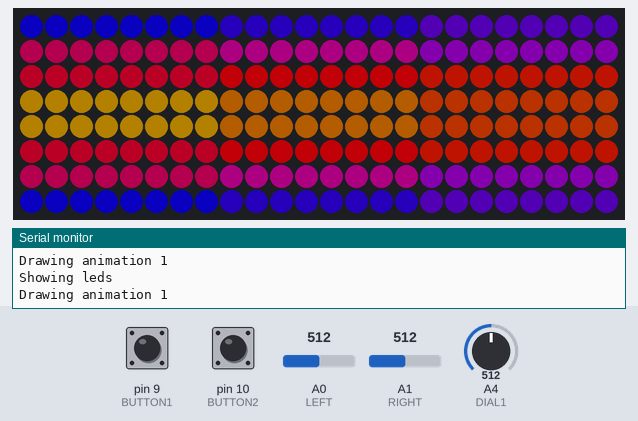
Bench run of a sketch on a simulated Arduino Uno, built with avr-gcc and run on an emulated ATmega328P. Parts: 24×8 RGB LED matrix (first LED top left, wired row by row), the last lines printed to the serial monitor. Inputs (shaded band) come from the test bench; at power-on: pin 9 (BUTTON1) LOW, A0 (LEFT) = 512, pin 10 (BUTTON2) LOW, A1 (RIGHT) = 512, A4 (DIAL1) = 512. Dim RGB values are drawn brighter than linear.

Above: at 1.2 s.
1.3 s: pin 9 (BUTTON1) pulled HIGH for 0.15 s
At 2.3 s:
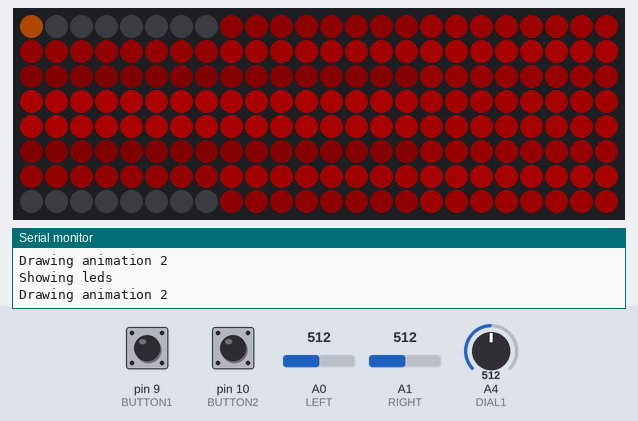
2.9 s: A0 (LEFT) set to 522
At 3.8 s:
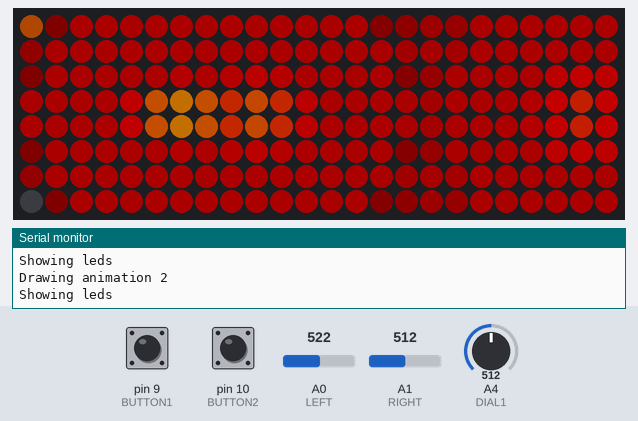
4.4 s: pin 9 (BUTTON1) pulled HIGH for 1 s
At 4.64 s:
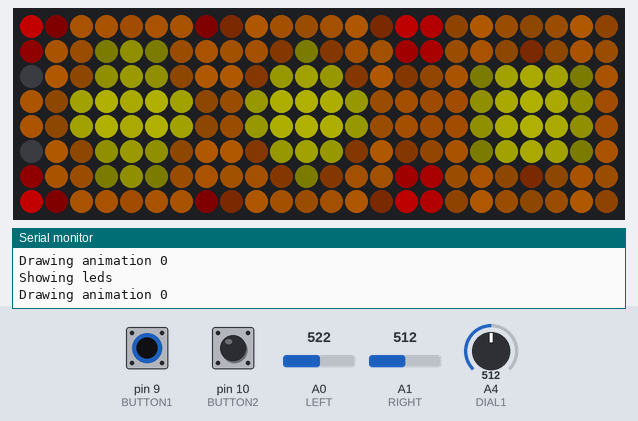
6.0 s: A0 (LEFT) set to 0
At 6.27 s:
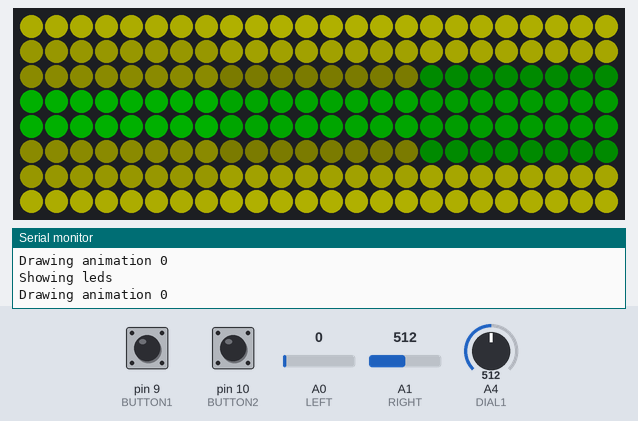
8.5 s: pin 9 (BUTTON1) pulled HIGH for 0.15 s
At 8.87 s:
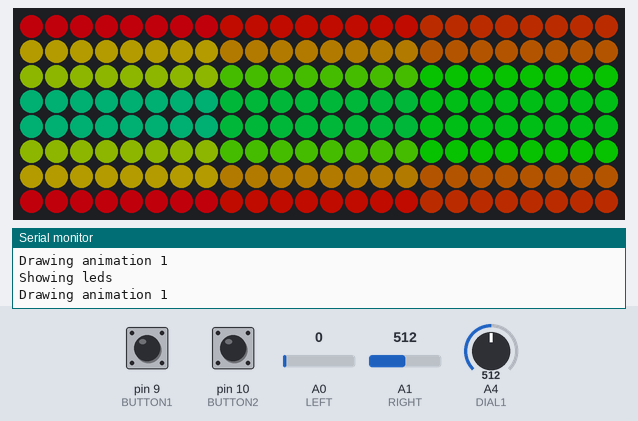
Timing chart, 0 to 11.5 s (numbered marks = the images above; inputs shaded):
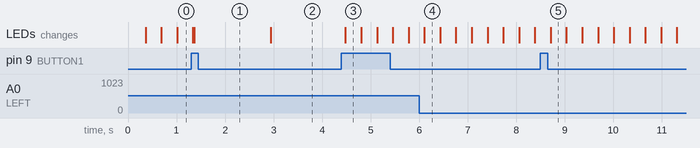

The sketch:

led_box.ino
```cpp
#include "FastLED.h"
#include "Time.h"
//#include "show.h"
#include "sexysine.h"

#define MAXINPUT 1023.0

#define DATA_PIN 13

#define BUTTON1 9
#define BUTTON2 10
#define DIAL1 4
#define DIAL2 5

#define WIDTH 24
#define HEIGHT 8
#define NUM_LEDS WIDTH * HEIGHT

#define SWITCH_ENABLED false

char brightness[NUM_LEDS];


CRGB *leds;

sexysine *_sexysine;

void setup() {
  // For debugging

  pinMode(BUTTON1, INPUT);
  pinMode(BUTTON2, INPUT);
  //pinMode(DIAL1, INPUT);

  _sexysine = new sexysine(WIDTH, HEIGHT);
  leds = _sexysine->getLeds();

  //FastLED.show();
}


// Needs http://www.pjrc.com/teensy/td_libs_Time.html
int lastTime = now();
int currentDisplay = 1;
int previousDisplay = 0;
float currentBrightness = 1.0;
float previousBrightness = 0;
int transitionTime = 0;
boolean inTransition = false;

#define DELAY_BETWEEN_ANIMATIONS 10
#define TRANSITION_DURATION 5.0

int lastDial1 = 0;
boolean changeAnimation = false;
float speedDial = 1.0;
boolean button1Down = false;

void loop() {
  // Read the audio data
  _sexysine->readMSGEQ7();

  int currentTime = now();

  // Check for button press
  if(digitalRead(BUTTON1) == HIGH) {
    if(button1Down == false) {
      Serial.println("Button1 was pressed");
      changeAnimation = true;
      button1Down = true;
    }
  } else {
    button1Down = false;
  }

  if(digitalRead(BUTTON2) == HIGH) {
    Serial.println("Button2 was pressed");
  }
  int dial1 = analogRead(DIAL1);
  if(dial1 > 900) dial1 = 900;
  speedDial = 1.0 + 3.0*((float)dial1/900.0);
  //Serial.println(speedDial);

  // Clear the old values
  _sexysine->setAllLedsTo(CRGB::Black);

  if(inTransition && currentTime > transitionTime + TRANSITION_DURATION) {
    inTransition = false;
    currentBrightness = 256;
  }

  // Setup LEDs
  _sexysine->draw(currentDisplay, currentBrightness);
  //draw(0);
  //drawFlag();

  if(inTransition) {
    _sexysine->draw(previousDisplay, previousBrightness);
    // If we are in transition we just want to fade the previous display by a certain percentage
    // and do the opposite with the new one
    previousBrightness = 255*(float)(currentTime - lastTime)/TRANSITION_DURATION;
    currentBrightness = 255-previousBrightness;
  }

  // Check if time is up for this display
  if(changeAnimation || (SWITCH_ENABLED && currentTime > lastTime + DELAY_BETWEEN_ANIMATIONS)) {
  //if(changeAnimation) {
    changeAnimation = false;
    lastTime = currentTime;
    previousDisplay = currentDisplay;
    if(currentDisplay == 2) {
      currentDisplay = 0;
    } else {
      currentDisplay++;
    }
    if(SWITCH_ENABLED) {
      inTransition = true;
    }
    transitionTime = now();
  }

  // Draw
  //FastLED.countFPS(60);
  _sexysine->show(); //FastLED.show();
}
```

sexysine.cpp
```cpp
#include "sexysine.h"

    // All the palettes we want to use
    CRGBPalette16 LAST = CRGBPalette16();
    CRGBPalette16 palettes[] = {
      RainbowColors_p,
      RainbowStripeColors_p,
      OceanColors_p,
      CloudColors_p,
      LavaColors_p,
      ForestColors_p,
      PartyColors_p,
      LAST
    };


sexysine::sexysine(const int width, const int height) {
  _width = width;
  _height = height;

  _minValue = 1023;
  _maxValue = 0;

  Serial.begin(38400);

  // To setup Spectrum Analyzer
  pinMode(LEFT, INPUT);
  pinMode(RIGHT, INPUT);
  pinMode(RESET, OUTPUT);
  pinMode(STROBE, OUTPUT);
  digitalWrite(RESET, LOW);
  digitalWrite(STROBE, HIGH);

  _leds = (CRGB*)malloc(sizeof(CRGB)*width*height);
  FastLED.addLeds<WS2811, DATA_PIN, RGB>(&(*_leds), width*height);

  // Until power issues are resolved
  FastLED.setBrightness(MAX_BRIGHTNESS);

  // TODO: Get rid of this somehow
  for(int i=0; i<3; i++) {
    _paramList[i].time = 0.0;
    _paramList[i].wait = 0;
  }

  setAllLedsTo(CRGB::Black);

  show();
}

CRGB *sexysine::getLeds() {
  return _leds;
}

void sexysine::setAllLedsTo(CRGB color) {
  for(int i=0; i<_width*_height; i++) {
    _leds[i] = color;
  }
}

void sexysine::showRainbow(CRGBPalette16 palette, int paletteSize, int curveSize, int quietSpeed, int sineSize, float brightness, PARAMS *param) {
  int leftVal = _left[0];
  int rightVal = _right[0];

  if(leftVal < _minValue) _minValue = leftVal;
  if(leftVal > _maxValue) _maxValue = leftVal;
  if(rightVal < _minValue) _minValue = rightVal;
  if(rightVal > _maxValue) _maxValue = rightVal;

  int leftValue = curveSize*(((float)(leftVal-_minValue)/(float)(_maxValue-_minValue)));
  int rightValue = 5*(((float)(rightVal-_minValue)/(float)(_maxValue-_minValue)));

  for(int x=0; x<_width/2; x++) {
    for(int y=0; y<_height; y++) {
      //sine = leftValue*sin(PI*y/HEIGHT);
      float sine = (float)leftValue*sin16((float)sineSize*(float)y/(float)_height)/(float)sineSize;
      //Serial.println(sin16(65535.0*y/HEIGHT)/32767.0);

      _leds[XY(x,y)] += ColorFromPalette( palette, paletteSize*x/_width + sine + param->wait ).fadeLightBy(brightness);
      _leds[XY(_width-1-x,y)] = _leds[XY(x,y)];
      //leds[XY(x,y)].fadeLightBy(brightness[XY(x,y)]);
    }
  }
  param->time += .3;
  param->wait += rightValue < quietSpeed ? quietSpeed : rightValue;
}

int sexysine::XY(int x, int y) {
  if( x & 0x01 ) {
    return (x * _height) + (_height - 1) - y;
  } else {
    return (x * _height) + y;
  }
}

void sexysine::readMSGEQ7() {
  digitalWrite(RESET, HIGH);
  digitalWrite(RESET, LOW);
  int band;
  for(band=0; band<7; band++) {
    digitalWrite(STROBE, LOW);
    delayMicroseconds(30);
    _left[band] = analogRead(LEFT);
    _right[band] = analogRead(RIGHT);

    digitalWrite(STROBE, HIGH);
  }
}

void sexysine::draw(int animation, float brightness) {
  Serial.print("Drawing animation ");
  Serial.println(animation);
  switch(animation) {
    case 0:
      //Serial.print("Before ");
      //Serial.println(paramList[animation].time);
      showRainbow(palettes[1], 64, 40, 1, 65535/2, brightness, &_paramList[animation]);
      //Serial.print("After ");
      //Serial.println(paramList[animation].time);
      break;
    case 1:
      showRainbow(palettes[0], 300, 40, 5, 65535/4, brightness, &_paramList[animation]);
      break;
    case 2:
      showRainbow(palettes[4], 120, 80, 3, 65535/3, brightness, &_paramList[animation]);
      break;
  }
}

void sexysine::show() {
  Serial.println("Showing leds");
  FastLED.show();
}
```

sexysine.h
```cpp
#ifndef __sexysine_h__
#define __sexysine_h__

#include "Arduino.h"
#include "FastLED.h"

#define STROBE 4
#define RESET 5
#define LEFT 0
#define RIGHT 1
#define DATA_PIN 13
#define MAX_BRIGHTNESS 90

typedef struct {
  float time;
  int wait;
} PARAMS;

class sexysine {
  public:
    sexysine(int width, int height);
    CRGB* getLeds();
    void setAllLedsTo(CRGB color);
    void readMSGEQ7();
    void draw(int animation, float brightness);
    void show();

  private:
    int XY(int x, int y);
    void showRainbow(CRGBPalette16 palette, int paletteSize, int curveSize, int quietSpeed, int sineSize, float brightness, PARAMS *param);
    int _width;
    int _height;
    uint8_t _pin;
    CRGB* _leds;
    int _left[7];
    int _right[7];
    int _minValue;
    int _maxValue;
    PARAMS _paramList[2];

};

#endif
```

Measured:
- the behaviour switches between 512 and 513 on A0 (LEFT) (found by bisection; images 1 and 2)
- after the input at 1.3 s, the LEDs: first differ from a run without the input after 0.06 s (image 1)
- after the input at 2.9 s, the LEDs: change at once (image 2)
- after the input at 4.4 s, the LEDs: change after 0.08 s (image 3)
- after the input at 6.0 s, the LEDs: change after 0.11 s (image 4)
- after the input at 8.5 s, the LEDs: change after 0.21 s (image 5)
